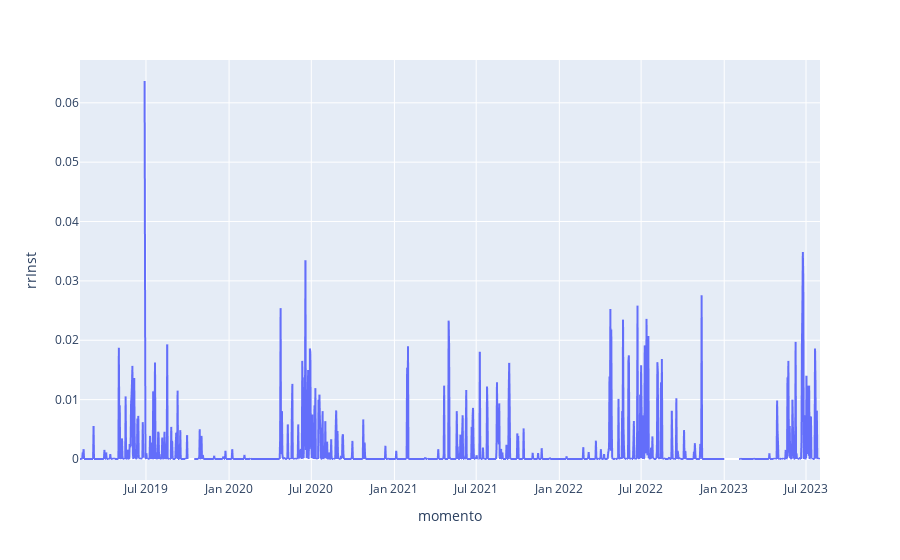

The notebook cell this image was saved under:
### Markdown cell above
# Lluvia

### Code cell
c = merged_df_lluvia[['momento', 'rrInst']].copy()
c = c.set_index('momento').resample('D').rrInst.mean().reset_index()
px.line(c, y='rrInst', x='momento')

### Figure 1 — Plotly figure (JSON) as saved in the notebook; plotly's stock layout.template omitted (floating-point values rounded to 4 significant figures; data arrays with more than 128 entries replaced by an {"elided": "..."} marker saying what was removed)
{"data": [{"hovertemplate": "momento=%{x}<br>rrInst=%{y}<extra></extra>", "legendgroup": "", "line": {"color": "#636efa", "dash": "solid"}, "marker": {"symbol": "circle"}, "mode": "lines", "name": "", "showlegend": false, "type": "scattergl", "x": {"elided": "1639 str values"}, "xaxis": "x", "y": {"elided": "1639 float values"}, "yaxis": "y"}], "layout": {"legend": {"tracegroupgap": 0}, "margin": {"t": 60}, "xaxis": {"anchor": "y", "domain": [0, 1], "title": {"text": "momento"}}, "yaxis": {"anchor": "x", "domain": [0, 1], "title": {"text": "rrInst"}}}}
